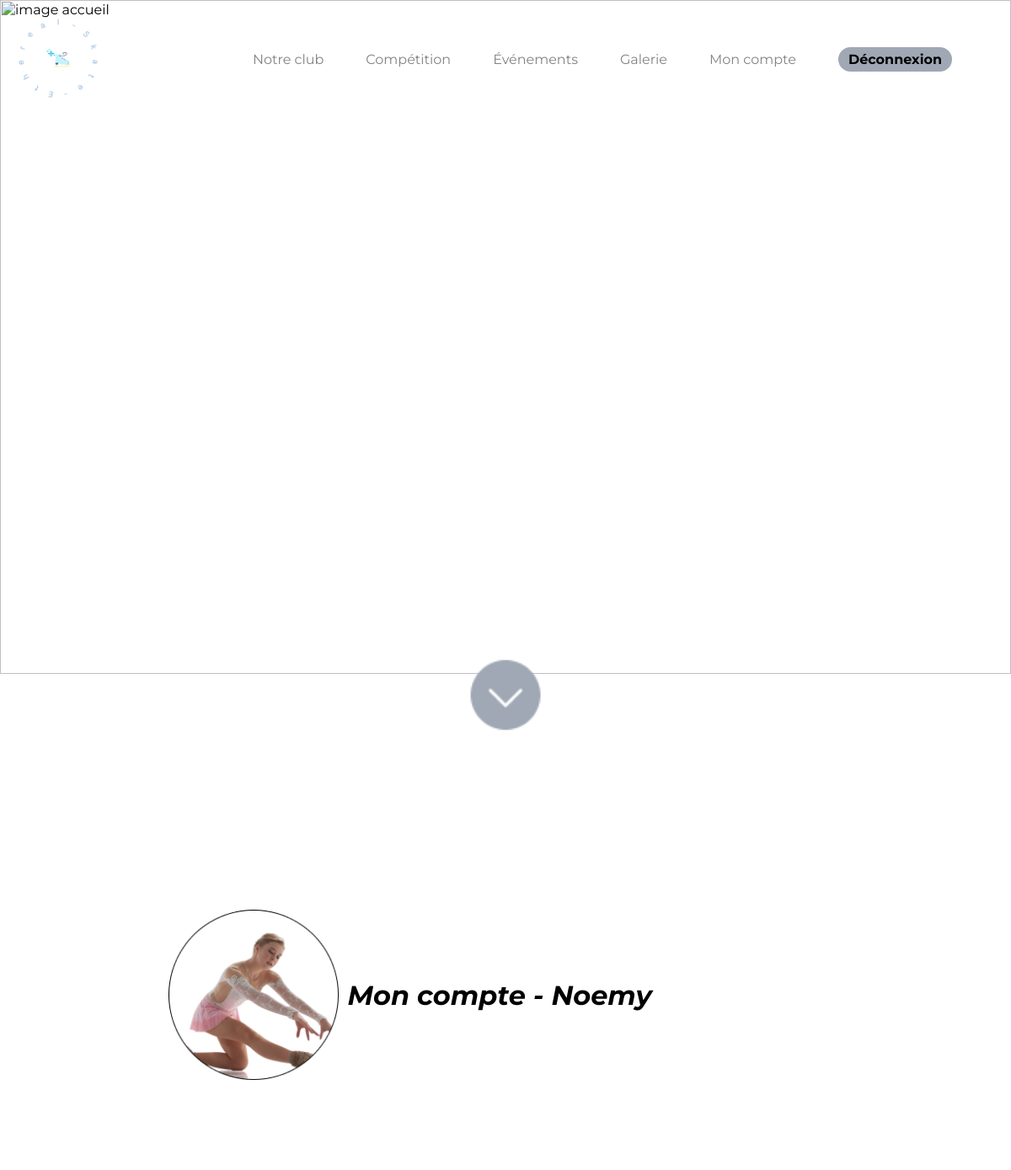
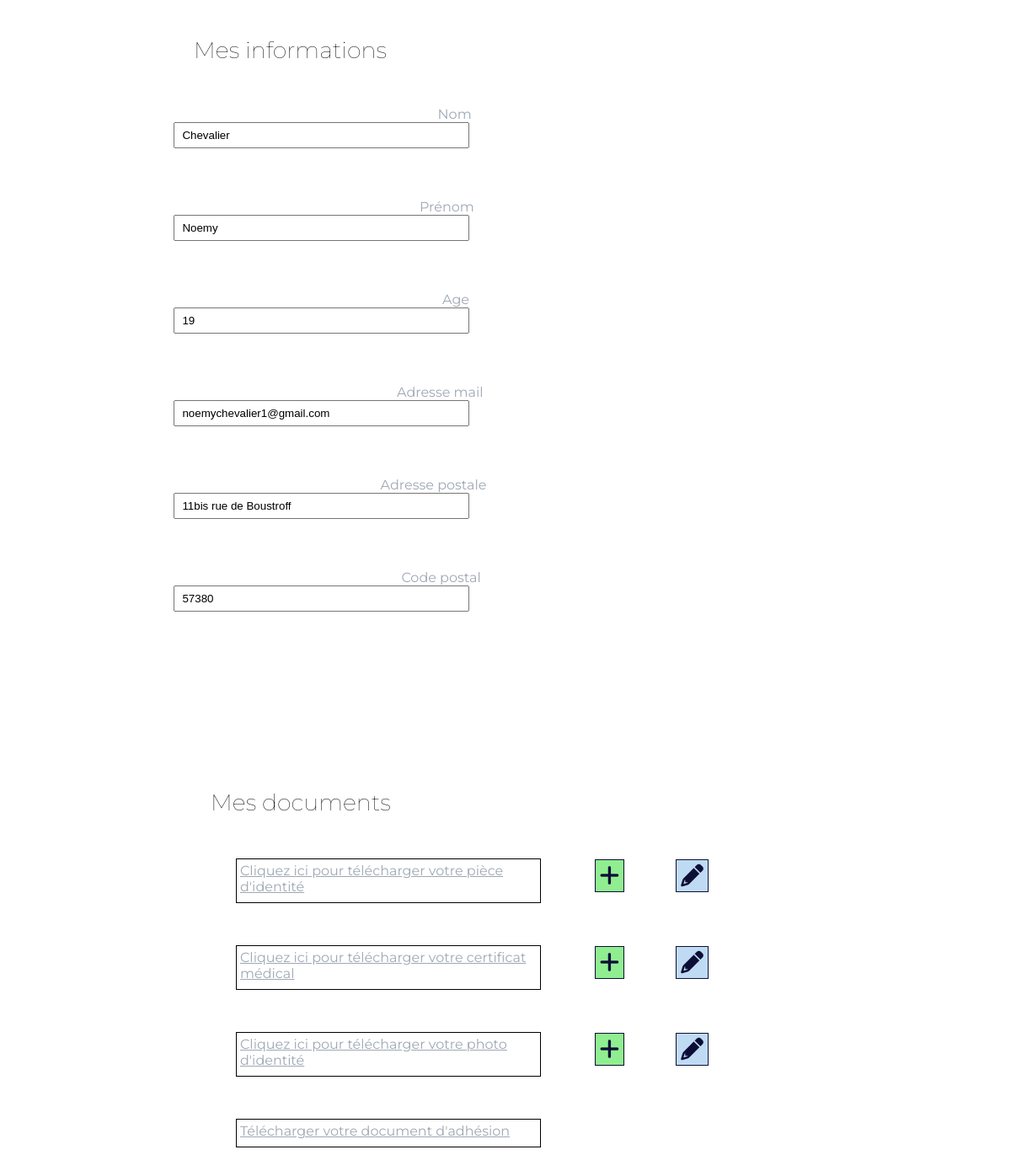
/WEB/pages/monCompte.php (signed in), run on the app's committed database (2 pictures, top to bottom).
### WEB/pages/monCompte.php (the view, shortened to what this page needs)
<?php
require('header.php');
$connexion = dbconnect();
$prenom = '';
$nom_utilisateur = isset($_SESSION['login']) ? $_SESSION['login'] : '';
if (isset($_SESSION['login'])) {
    $user_id = $_SESSION['login'];
    $stmt_get_user = $connexion->prepare("SELECT login, nom, prenom, age, email, adresse_postale, code_postal  FROM `patinageclub`.`adhérent` WHERE login = :username");
    $stmt_get_user->bindParam(':username', $user_id);
    $stmt_get_user->execute();
    if ($stmt_get_user->rowCount() > 0) {
        $user_info = $stmt_get_user->fetch(PDO::FETCH_ASSOC);
        $nom = $user_info['nom'];
        $prenom = $user_info['prenom'];
        $age = $user_info['age'];
        $email = $user_info['email'];
        $adresse_postale = $user_info['adresse_postale'];
        $code_postal = $user_info['code_postal'];
    }
}
?>
<html>
    <body>
        <div class="infoadherent">
            <div class="partie1adherent">
                <div class="hautadherent">
                    <img src="images/adherenteLisa.png" alt="sophie">
                    <h1>
                        Mon compte -
                        <?php echo $prenom; ?>
                    </h1>
                </div>
                <h2>Mes informations</h2>
                <div class="nomadherent">
                    <label for="nom">Nom</label>
                </div>
                <input type="text" id="nom" name="nom" placeholder="NOM" value="<?php echo $nom; ?>" readonly>
                <div class="prenomadherent">
                    <label for="prenom">Prénom</label>
                </div>
                <input type="text" id="prenom" name="prenom" placeholder="PRENOM" value="<?php echo $prenom; ?>" readonly>
                <div class="dateadherent">
                    <label for="age">Age</label>
                </div>
                <input type="text" id="age" name="age" placeholder="AGE" value="<?php echo $age; ?>" readonly>
                <div class="mailadherent">
                    <label for="email">Adresse mail</label>
                </div>
                <input type="text" id="email" name="email" placeholder="ADRESSE MAIL" value="<?php echo $email; ?>"
                    readonly>
                <div class="adresseadherent">
                    <label for="adresse">Adresse postale</label>
                </div>
                <input type="text" id="adresse" name="adresse" placeholder="ADRESSE MAIL"
                    value="<?php echo $adresse_postale; ?>" readonly>
                <div class="codeadherent">
                    <label for="fname">Code postal</label>
                </div>
                <input type="text" id="fname" name="firstname" placeholder="ADRESSE MAIL"
                    value="<?php echo $code_postal; ?>" readonly>
            </div>
        </div>
        <div class="partiedoc">
            <h2>Mes documents </h2>
            <div class="docadherent">
                <label for="fname"><a href="uploads/<?php echo $nom_utilisateur; ?>_PieceIdentite.pdf" download>
                        Cliquez ici pour télécharger votre pièce d'identité
                    </a></label>
                <div class="boutonadherent">
                    <button type="button" style="background-color: lightgreen;"
                        onclick="openDocumentModalForAdd('identite')"><i class='fas fa-plus fa-2x'></i></button>
                </div>
                <div class="boutonadherent">
                    <button type="button" onclick="openDocumentModalForEdit('identite')"><i
                            class='fas fa-pencil-alt fa-2x'></i></button>
                </div>
            </div>
            <div class="docadherent">
                <label for="fname"><a href="uploads/<?php echo $nom_utilisateur; ?>_CertificatMedical.pdf" download>
                        Cliquez ici pour télécharger votre certificat médical
                    </a>
                    <div class="boutonadherent">
                        <button type="button" style="background-color: lightgreen;"
                            onclick="openDocumentModalForAdd('certificat')"><i class='fas fa-plus fa-2x'></i></button>
                    </div>
                    <div class="boutonadherent">
                        <button type="button" onclick="openDocumentModalForEdit('certificat')"><i
                                class='fas fa-pencil-alt fa-2x'></i></button>
                    </div>
            </div>
            <div class="docadherent">
                <label for="photo">
                    <a href="uploads/<?php echo $nom_utilisateur; ?>_PhotoIdentite.jpg" download>
                        Cliquez ici pour télécharger votre photo d'identité
                    </a>
                </label>
                <div class="boutonadherent">
                    <button type="button" style="background-color: lightgreen;" onclick="openDocumentModalForAdd('photo')">
                        <i class='fas fa-plus fa-2x'></i>
                    </button>
                </div>
                <div class="boutonadherent">
                    <button type="button" onclick="openDocumentModalForEdit('photo')">
                        <i class='fas fa-pencil-alt fa-2x'></i>
                    </button>
                </div>
            </div>
            <div class="docadherent">
                <label for="adhesion">
                    <?php
                    echo '<a href="telechargerdossier.php?login=' . $nom_utilisateur . '">Télécharger votre document d\'adhésion</a>';
                    ?>
                </label>
            </div>
    </body>
</html>

### WEB/pages/header.php (shortened to what this page needs)
<?php
$admin = isset($_SESSION['admin']) ? $_SESSION['admin'] : false;
?>
<html>
    <head>
        <link rel="stylesheet" href="https://cdnjs.cloudflare.com/ajax/libs/font-awesome/6.0.0/css/all.min.css">
        <link rel="stylesheet" href="CSS/style.css">
    </head>
    <body>
        <header>
            <div class="navbar">
                <div class="logo">
                    <a href="index.php">
                        <img src="images/LogoClub.png" alt="logo">
                    </a>
                </div>
                <ul>
                    <li><a href="notreclub.php">Notre club</a></li>
                    <li><a href="competition.php">Compétition</a></li>
                    <li><a href="evenements.php">Événements</a></li>
                    <li><a href="galerie.php">Galerie</a></li>
                    <?php if ($admin) { ?>
                        <li style="float:right;"><a href="moncompte.php">Mon compte</a></li>
                        <li style="float:right;"><a onclick="disconnect();">Déconnexion</a></li>
                    <?php } else { ?>
                        <li style="float:right;"><a onclick="authenticate();">Connexion</a></li>
                    <?php } ?>
                </ul>
            </div>
            <img src="images/impage.jpg" alt="image accueil">
            <div class="bas">
                <a class="descendre" href="#descendre">
                    <img src="images/imancre.png" alt="bouton vers le bas">
                </a>
            </div>
        </header>
    </body>
</html>

### WEB/pages/CSS/style.css (style rules this page uses)
body { margin: 0; padding: 0; font-family: 'Montserrat', serif; }
header { position: relative; }
header img { width: 100%; height: auto; }
.navbar { display: flex; justify-content: space-between; align-items: center; position: absolute; width: 100%; top: 0; padding: 20px; box-sizing: border-box; }
.navbar ul { list-style-type: none; margin: 0; padding: 0; display: flex; }
.navbar li { margin-right: 50px; }
header .navbar a { color: rgb(129, 131, 133); text-decoration: none; }
header .logo img { width: 100px; height: 100px; }
header .navbar li:last-child a { color : black; background-color:rgba(159, 168, 180, 1); font-weight: bold; padding: 5px; padding-left: 12px; padding-right: 12px; border-radius: 20px; }
.bas { position: absolute; width: 90px; bottom : -70px; left: 50%; transform: translateX(-50%); }
.partie1adherent { display: flex; flex-direction: column; align-items: flex-start; }
.infoadherent { margin-top: 100px; }
.partie1adherent { display: flex; flex-direction: column; align-items: flex-start; margin-left: 10%; }
.hautadherent { display: flex; align-items: center; margin-top: 180px; margin-left: 80px; }
.hautadherent h1 { font-style: italic; font-weight: bold; margin-left: 10px; }
.hautadherent img { width: 35%; height: auto; }
.partie1adherent h2 { margin-top: 150px; margin-left: 110px; margin-bottom: 50px; font-weight: lighter; font-size: 27px; }
.infoadherent .partie1adherent input { width: 32.5%; margin-left: 8%; margin-bottom: 60px; padding: 6px 8px; }
.nomadherent { width: 30%; margin-left: 37%; color: rgba(159, 168, 180, 1); }
.prenomadherent { width: 30%; margin-left: 35%; color: rgba(159, 168, 180, 1); }
.dateadherent { width: 30%; margin-left: 37.5%; color: rgba(159, 168, 180, 1); }
.mailadherent { width: 30%; margin-left: 32.5%; color: rgba(159, 168, 180, 1); }
.adresseadherent { width: 30%; margin-left: 30.7%; color: rgba(159, 168, 180, 1); }
.codeadherent { width: 30%; margin-left: 33%; color: rgba(159, 168, 180, 1); }
.docadherent { position: relative ; width: 30%; margin-left: 35vh; margin-top: 10px; color: rgba(159, 168, 180, 1); border: black solid 1px; margin-bottom: 50px; }
.docadherent a { color: rgba(159, 168, 180, 1); }
.docadherent label { display: block; margin-bottom: 5px; padding: 4px; }
.boutonadherent { position: absolute; top: 0; right: -100px; }
.boutonadherent:nth-child(odd) { right: -200px; }
.boutonadherent button { background-color: rgba(191, 219, 243, 1); color: rgba(12, 14, 54, 1); text-decoration: none; border: solid 1px; font-weight: bold; padding: 5px; }
.partiedoc h2 { margin-top: 150px; margin-left: 250px; margin-bottom: 50px; font-weight: lighter; font-size: 27px; }

### data on the page
adhérent: prenom "Noemy", nom "Chevalier", age "19", email "noemychevalier1@gmail.com", adresse "11bis rue de Boustroff", firstname "57380"
